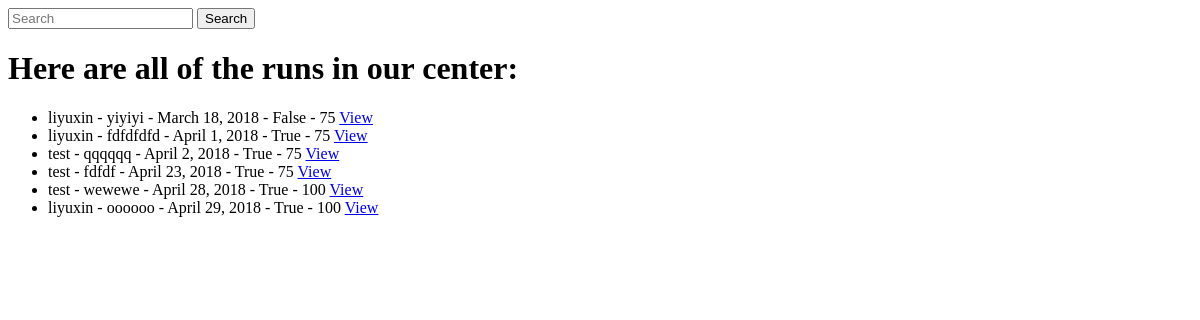
Before: /nextseq_app/home/ (signed in) with the older database file.
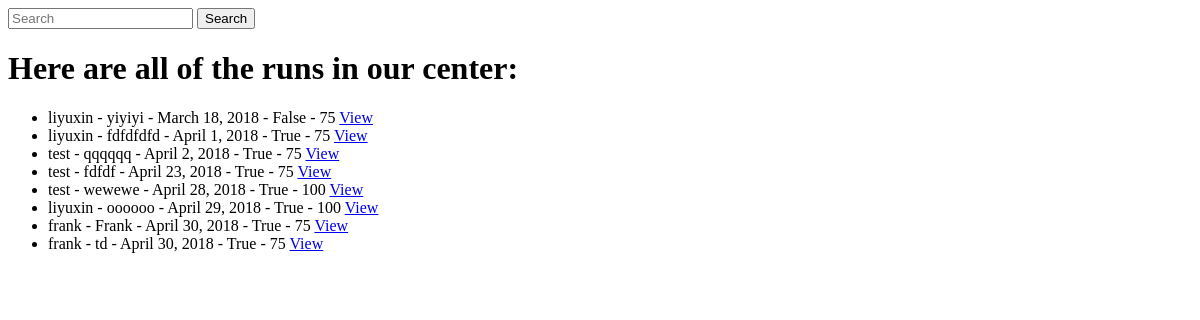
After: the same page with the newer database file.
### nextseq_app/models.py (models this page shows, shortened)
class RunInfo(models.Model):
	runid = models.CharField(max_length=200)
	operator = models.ForeignKey(User, on_delete=models.CASCADE)
	date = models.DateField('I did this run on...',help_text='Please enter like this: 2018-04-30')
	is_pe = models.BooleanField('Is it paired-end?', default=True)
	reads_length = models.IntegerField(default=75)
	class Meta:
		ordering = ['date']

### nextseq_app/views.py (the view, shortened to what this page needs)
# urls.py: path('home/', views.HomeView.as_view(),name='home'),
@method_decorator(login_required, name='dispatch')
class HomeView(ListView):
	template_name = "nextseq_app/home.html"
	context_object_name = 'RunInfo_list'
	def get_queryset(self):
		queryset_list = RunInfo.objects.all()
		return queryset_list

### nextseq_app/templates/nextseq_app/home.html
<form method='GET' action=''>
	<input type="text" name="q" placeholder="Search" value='{{request.GET.q}}'>
	<input type="submit" value="Search">
</form>
<h1>Here are all of the runs in our center:</h1>
<ul>
{% for Run in RunInfo_list %}
    <li>
    	{{ Run.operator }} - {{ Run.runid }} - {{ Run.date|date }} - {{ Run.is_pe }} - {{ Run.reads_length }}
    	<a href="{% url 'nextseq_app:rundetail' Run.id %}">View</a>
    </li>
{% empty %}
    <li>No Runs yet.</li>
{% endfor %}
</ul>

Changed rows visible on the page:
added RunInfo: operator "frank", runid "Frank", date "April 30, 2018", is_pe "True", reads_length "75"
added RunInfo: operator "frank", runid "td", date "April 30, 2018", is_pe "True", reads_length "75"
